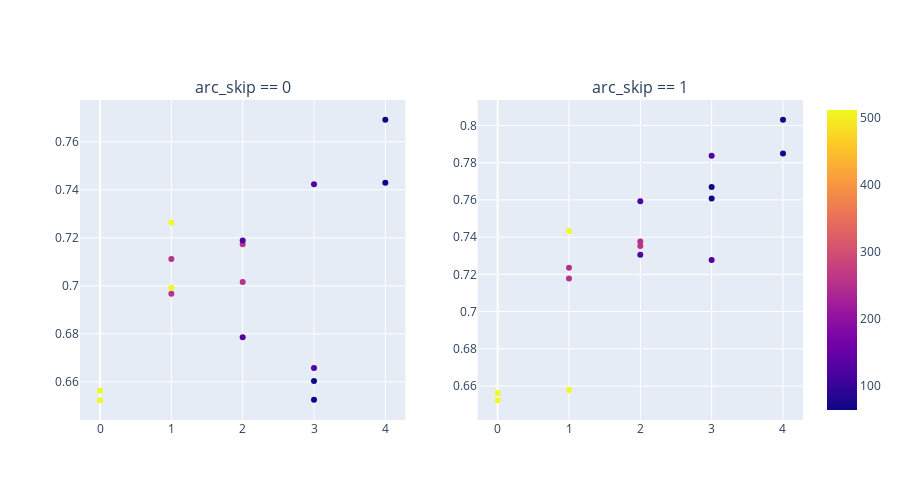

Write notebook code for a chart like this one.
### Code cell
import plotly.express as px
import pandas as pd

from plotly.subplots import make_subplots
import plotly.graph_objects as go


hue = "arc_latent_volume"
xplot = "arc_encoder_blocks"
yplot = "test_Accuracy"

extra_info = [
    "arc_num_params",
    "arc_features",
    "arc_encoder_blocks",
    "arc_latent_volume",
    "arc_skip",
]

df0 = df.query("arc_skip == 0")
df1 = df.query("arc_skip == 1")

fig0 = px.scatter(
    df0, x=xplot, y=yplot, color=hue, title="No skip", hover_data=extra_info
)
fig1 = px.scatter(df1, x=xplot, y=yplot, color=hue, title="Skip", hover_data=extra_info)

fig0.update_layout(showlegend=False)  # Oculta la leyenda en el primer gráfico

fig = make_subplots(rows=1, cols=2, subplot_titles=["arc_skip == 0", "arc_skip == 1"])

for trace in fig0.data:
    fig.add_trace(trace, row=1, col=1)

for trace in fig1.data:
    fig.add_trace(trace, row=1, col=2)

fig.update_layout(width=900, height=500, legend_title="Num Params", showlegend=True)

fig.show()

### Figure 1 — Plotly figure (JSON) as saved in the notebook; plotly's stock layout.template omitted (floating-point values rounded to 4 significant figures)
{"data": [{"customdata": [[1349, "[4, 4, 4, 4, 8]", 64, 0], [1109, "[4, 4, 4, 8]", 128, 0], [869, "[4, 4, 8]", 256, 0], [629, "[4, 8]", 512, 0], [845, "[4, 4, 4, 4]", 64, 0], [605, "[4, 4, 4]", 128, 0], [365, "[4, 4]", 256, 0], [125, "[4]", 512, 0], [653, "[4, 4, 4, 4, 8]", 64, 0], [533, "[4, 4, 4, 8]", 128, 0], [413, "[4, 4, 8]", 256, 0], [293, "[4, 8]", 512, 0], [425, "[4, 4, 4, 4]", 64, 0], [305, "[4, 4, 4]", 128, 0], [185, "[4, 4]", 256, 0], [65, "[4]", 512, 0]], "hovertemplate": "arc_encoder_blocks=%{x}<br>test_Accuracy=%{y}<br>arc_num_params=%{customdata[0]}<br>arc_features=%{customdata[1]}<br>arc_latent_volume=%{marker.color}<br>arc_skip=%{customdata[3]}<extra></extra>", "legendgroup": "", "marker": {"color": [64.0, 128.0, 256.0, 512.0, 64.0, 128.0, 256.0, 512.0, 64.0, 128.0, 256.0, 512.0, 64.0, 128.0, 256.0, 512.0], "coloraxis": "coloraxis", "symbol": "circle"}, "mode": "markers", "name": "", "orientation": "v", "showlegend": false, "type": "scatter", "x": [4, 3, 2, 1, 3, 2, 1, 0, 4, 3, 2, 1, 3, 2, 1, 0], "xaxis": "x", "y": [0.7692, 0.7423, 0.7015, 0.7264, 0.6603, 0.6786, 0.6967, 0.6523, 0.7429, 0.6658, 0.7173, 0.6992, 0.6525, 0.7189, 0.7112, 0.6563], "yaxis": "y"}, {"customdata": [[1541, "[4, 4, 4, 4, 8]", 64, 1], [1253, "[4, 4, 4, 8]", 128, 1], [965, "[4, 4, 8]", 256, 1], [677, "[4, 8]", 512, 1], [989, "[4, 4, 4, 4]", 64, 1], [701, "[4, 4, 4]", 128, 1], [413, "[4, 4]", 256, 1], [125, "[4]", 512, 1], [845, "[4, 4, 4, 4, 8]", 64, 1], [677, "[4, 4, 4, 8]", 128, 1], [509, "[4, 4, 8]", 256, 1], [341, "[4, 8]", 512, 1], [569, "[4, 4, 4, 4]", 64, 1], [401, "[4, 4, 4]", 128, 1], [233, "[4, 4]", 256, 1], [65, "[4]", 512, 1]], "hovertemplate": "arc_encoder_blocks=%{x}<br>test_Accuracy=%{y}<br>arc_num_params=%{customdata[0]}<br>arc_features=%{customdata[1]}<br>arc_latent_volume=%{marker.color}<br>arc_skip=%{customdata[3]}<extra></extra>", "legendgroup": "", "marker": {"color": [64.0, 128.0, 256.0, 512.0, 64.0, 128.0, 256.0, 512.0, 64.0, 128.0, 256.0, 512.0, 64.0, 128.0, 256.0, 512.0], "coloraxis": "coloraxis", "symbol": "circle"}, "mode": "markers", "name": "", "orientation": "v", "showlegend": false, "type": "scatter", "x": [4, 3, 2, 1, 3, 2, 1, 0, 4, 3, 2, 1, 3, 2, 1, 0], "xaxis": "x2", "y": [0.8031, 0.7837, 0.7352, 0.7433, 0.7669, 0.7593, 0.7177, 0.6523, 0.785, 0.7278, 0.7377, 0.6579, 0.7607, 0.7305, 0.7235, 0.6563], "yaxis": "y2"}], "layout": {"annotations": [{"font": {"size": 16}, "showarrow": false, "text": "arc_skip == 0", "x": 0.225, "xanchor": "center", "xref": "paper", "y": 1, "yanchor": "bottom", "yref": "paper"}, {"font": {"size": 16}, "showarrow": false, "text": "arc_skip == 1", "x": 0.775, "xanchor": "center", "xref": "paper", "y": 1, "yanchor": "bottom", "yref": "paper"}], "height": 500, "legend": {"title": {"text": "Num Params"}}, "showlegend": true, "width": 900, "xaxis": {"anchor": "y", "domain": [0, 0.45]}, "xaxis2": {"anchor": "y2", "domain": [0.55, 1]}, "yaxis": {"anchor": "x", "domain": [0, 1]}, "yaxis2": {"anchor": "x2", "domain": [0, 1]}}}
